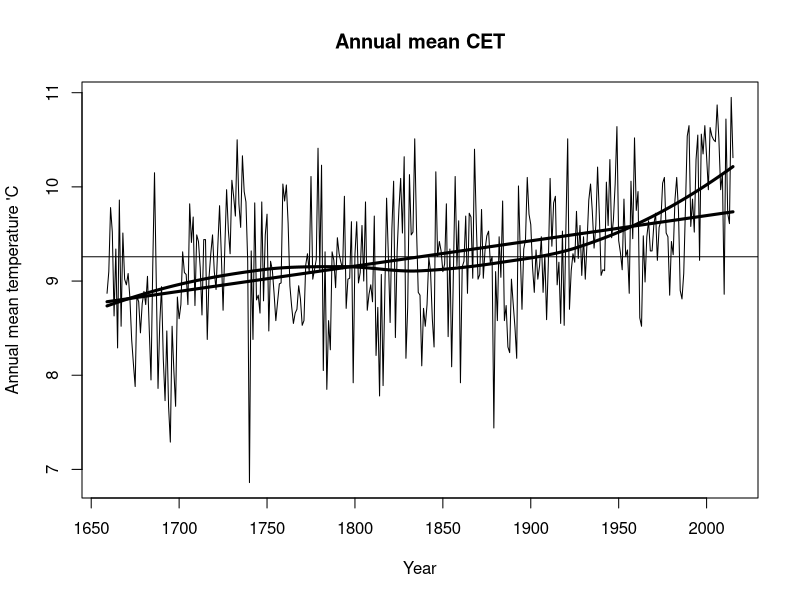
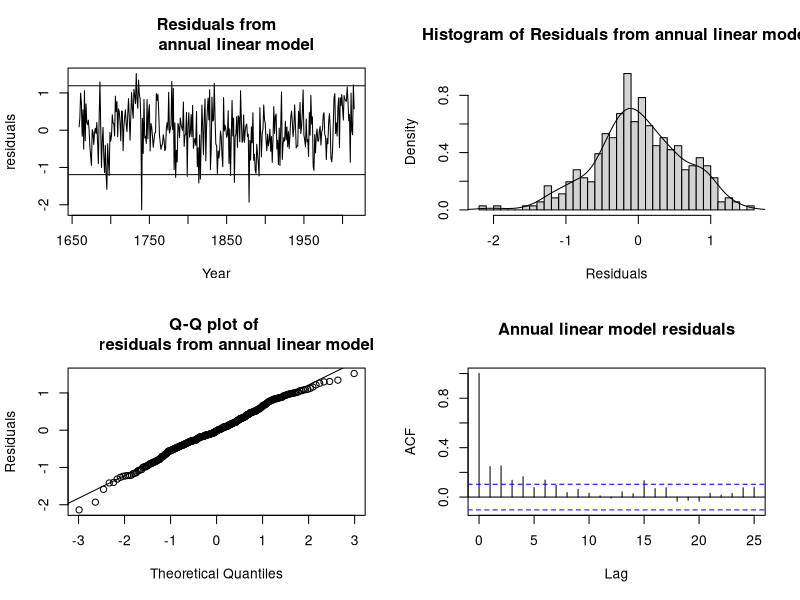
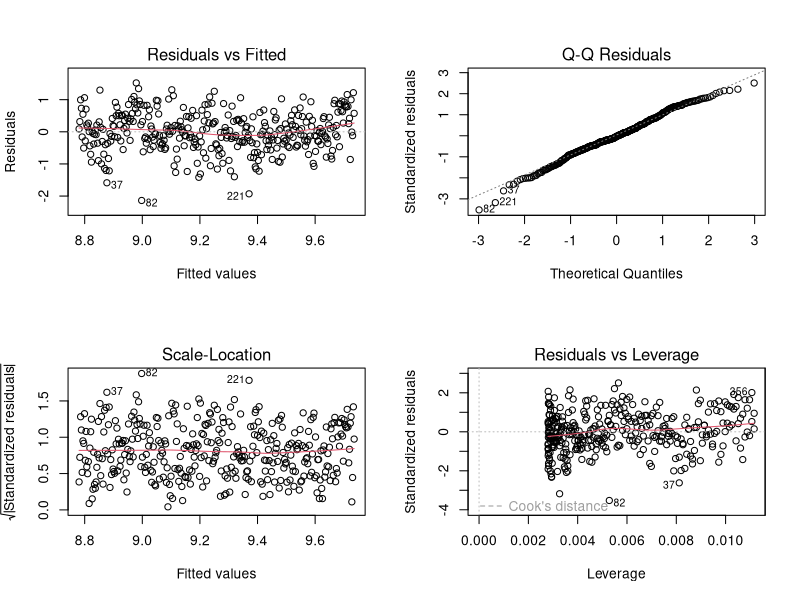
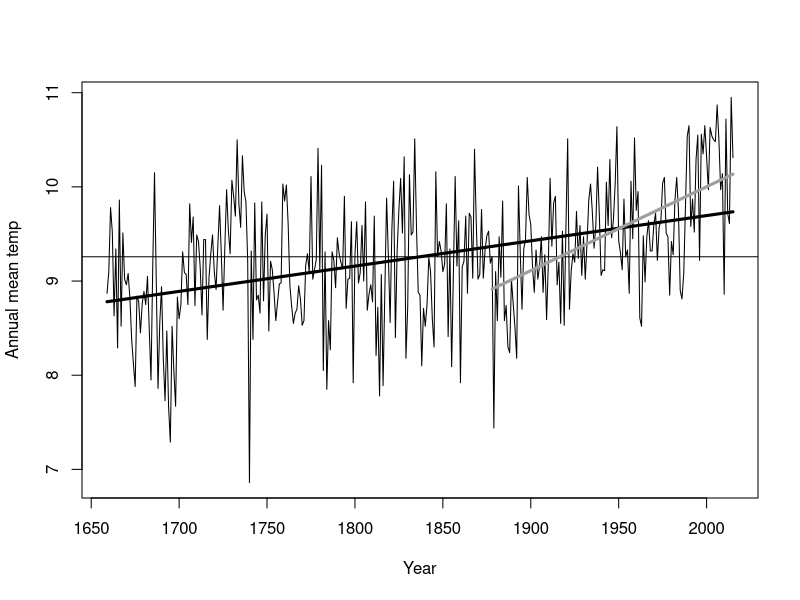
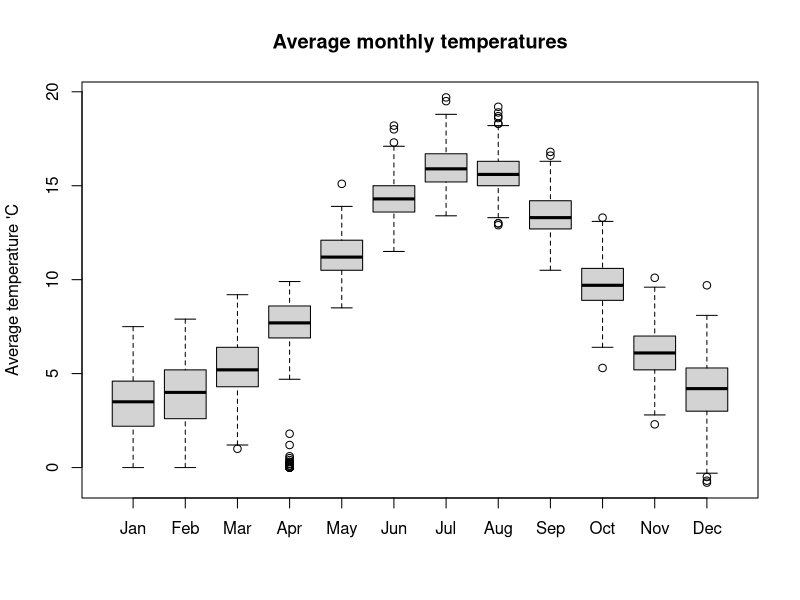
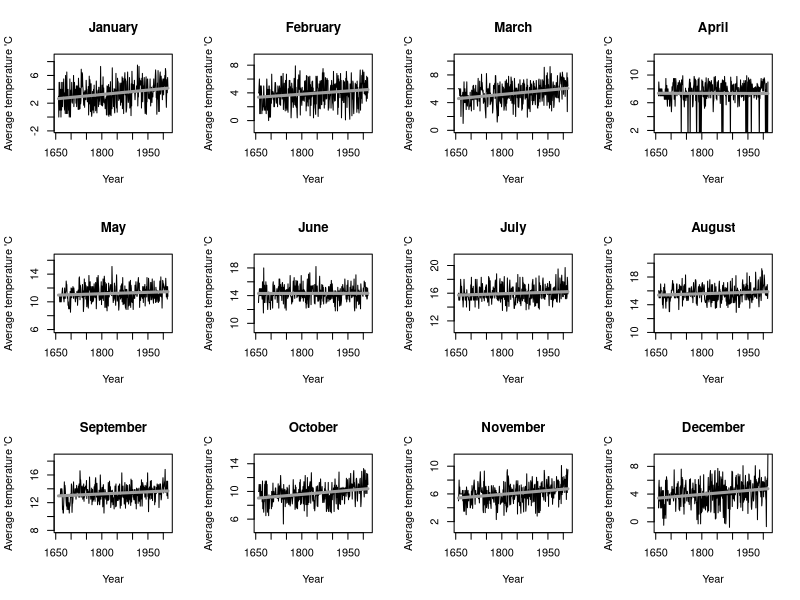
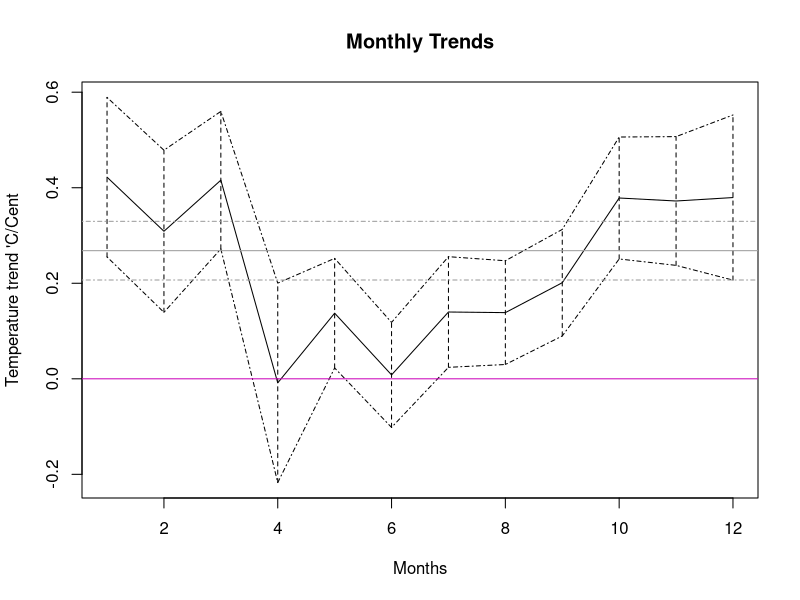

R code for these plots, in order:

######### example of Central england temperature, thanks to Howard Grubb


cet <- read.csv(file="cet2015.csv",header=T)

##### a utility function to produce confidence intervals
alpha <- 0.05

simple.ci <- function (this.mean, this.stderr, this.dof, alpha = 0.05)
{
	return(array(c(this.mean,
			   this.mean + c(-1,1) * qt(1-alpha/2, this.dof) * this.stderr,
			   this.stderr),
			dim=4, dimnames=list(c("mean","lower","upper","stderr"))) ) 
}


lm.par.ci <- function (model, alpha=0.05, par=2)
{
	return(simple.ci(model$coefficients[par],
				summary(model)$coefficients[par,2],
				model$df.residual,alpha))
}
################################################################

attach(cet)
cet

nyear <- nrow(cet)


par(mfrow=c(1,1))
plot(Year,AnnMean,type="l",ylab="Annual mean temperature 'C",main="Annual mean CET")

abline(h=mean(AnnMean))

#-----------------------------------------------------------------------------

#fitting some simple trends, a linear model and also a smooth curve using LOESS to annual data

#--------------------------------------------------------------------------------

smooth.mod <- loess(AnnMean~Year)
lines(Year,smooth.mod$fit,lwd=3)

ann.mod <- lm(AnnMean~Year)
lines(Year,ann.mod$fit,lwd=3)
summary(ann.mod)

# intercept is for year=0, not very sensible so we can change this, 
MYear <- Year - max(Year)

ann.mod <- lm(AnnMean ~ MYear)
summary(ann.mod)

#intercept is now an estimate of annual mean average temp at end of data (2015)


####check the assumptions

par(mfrow=c(2,2))
ann.mod.res <- resid(ann.mod)
plot(Year, ann.mod.res, ylab="residuals", type="l", main="Residuals from
	annual linear model")
abline(h=c(-1,1)*1.96*summary(ann.mod)$sigma)
sum(abs(ann.mod.res) > 1.96*summary(ann.mod)$sigma)/nyear

hist(ann.mod.res, xlab="Residuals", breaks=30, prob=T,
	main="Histogram of Residuals from annual linear model")
lines(density(ann.mod.res))

qqnorm(ann.mod.res, ylab="Residuals", main="Q-Q plot of 
	residuals from annual linear model")
abline(c(0,summary(ann.mod)$sigma))

ann.res.acf <- acf(ann.mod.res, main="Annual linear model residuals")
array(c(ann.res.acf$acf[2], 2/sqrt(nyear) ), dim=2, 
	dimnames=list(c("rho","2/sqrt(n)")))

#---------------------------------------------------
# ACF to check on correlations

#------------------------------------------------------


par(mfrow=c(2,2))
plot(ann.mod,smooths=T)

#------------------------------------------------------------------------------

# what happens if we have a shorter time series, so a different start year

startYear<-1878
ann.mod.short<-lm(AnnMean[Year>=startYear]~MYear[Year>=startYear])
par(mfrow=c(1,1))
plot(Year, AnnMean, type="l", ylab="Annual mean temp")
abline(h=mean(AnnMean))
lines(Year,ann.mod$fit,lwd=3)
lines(Year[Year>=startYear],ann.mod.short$fit,lwd=3,col=8)

# Estimated mean annual temperature 2015
# Confidence interval for expectation
lm.par.ci(ann.mod,alpha,par=1)
# Prediction interval for 2015 value
ann.pred<-predict.lm(ann.mod,int="p")
last.ann.pred<-c(ann.pred[nyear,1],ann.pred[nyear,2],
 ann.pred[nyear,3])
names(last.ann.pred)<-c("mean","lower","upper")
last.ann.pred

# find estimated change in deg C per century
ann.trend<-100*lm.par.ci(ann.mod,alpha)
ann.trend
#


###################################################################
# look at the monthly trends

monthord <- 1:12
par(mfrow=c(1,1))
boxplot(cet[,monthord+1],names=month.abb[monthord],ylab="Average temperature 'C", main="Average monthly temperatures")



month.ranges <- apply(cet, 2, "range")[,2:13]
month.range.max <- max(month.ranges[2,] - month.ranges[1,])

each.month.trend <- array(0, c(12,4),dimnames=list(month.abb,
						c("trend","lower","upper","stderr")))
each.month.mean <- array(0, c(12,4),dimnames=list(month.abb,
						c("mean 2003","lower","upper","stderr")))
each.month.res <- array(0, c(nyear,12), dimnames=list(NULL,month.abb))
each.month.sigma <- array(0, 12, dimnames=list(month.abb))


par(mfrow=c(3,4))
for (i in monthord)
{
	plot(Year, cet[,i+1], type="l", ylab="Average temperature 'C",
		ylim=mean(cet[,i+1])+c(-1,1)*month.range.max/2,
		main=month.name[i])
	
	month.mod <- lm(cet[,i+1]~MYear)

	lines(Year, month.mod$fit, lwd=3, col=8)

	each.month.mean[i,] <- lm.par.ci(month.mod, alpha, par=1)
	each.month.trend[i,] <- 100 * lm.par.ci(month.mod, alpha)
	each.month.sigma[i] <- summary(month.mod)$sigma
	each.month.res[,i] <- resid(month.mod)
}


each.month.trend[monthord,]


par(mfrow=c(1,1))
matplot(c(1:12), each.month.trend[monthord,1:3], axes=T, type="l",
	lty=c(1,4,4), col=rep(1,3), ylab="Temperature trend 'C/Cent",
	xlab="Months", main="Monthly Trends")

month.axis <- function()
{
	box()
	axis(2)
	axis(1, at=c(1:12), labels=month.abb[monthord])
}

for (i in c(1:12))
{
lines(c(i,i), each.month.trend[monthord[i],c(2:3)], lty=2)
}
abline(h=0,col=6)
abline(h=ann.trend[1], col=8)
abline(h=ann.trend[2:3], lty=4, col=8)